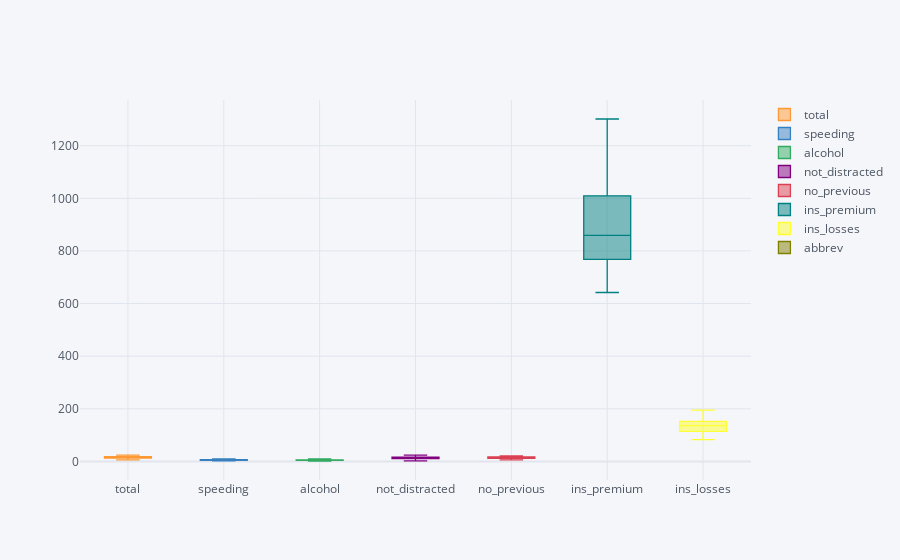

Source (notebook cell):
### Code cell
ds2.iplot(kind='box')
#box plot to find out outliers

### Figure 1 — Plotly figure (JSON) as saved in the notebook; plotly's stock layout.template omitted (floating-point values rounded to 4 significant figures)
{"data": [{"boxpoints": false, "line": {"width": 1.3}, "marker": {"color": "rgba(255, 153, 51, 1.0)"}, "name": "total", "orientation": "v", "type": "box", "y": [18.8, 18.1, 18.6, 22.4, 12, 13.6, 10.8, 16.2, 5.9, 17.9, 15.6, 17.5, 15.3, 12.8, 14.5, 15.7, 17.8, 21.4, 20.5, 15.1, 12.5, 8.2, 14.1, 9.6, 17.6, 16.1, 21.4, 14.9, 14.7, 11.6, 11.2, 18.4, 12.3, 16.8, 23.9, 14.1, 19.9, 12.8, 18.2, 11.1, 23.9, 19.4, 19.5, 19.4, 11.3, 13.6, 12.7, 10.6, 23.8, 13.8, 17.4]}, {"boxpoints": false, "line": {"width": 1.3}, "marker": {"color": "rgba(55, 128, 191, 1.0)"}, "name": "speeding", "orientation": "v", "type": "box", "y": [7.332, 7.421, 6.51, 4.032, 4.2, 5.032, 4.968, 6.156, 2.006, 3.759, 2.964, 9.45, 5.508, 4.608, 3.625, 2.669, 4.806, 4.066, 7.175, 5.738, 4.25, 1.886, 3.384, 2.208, 2.64, 6.923, 8.346, 1.937, 5.439, 4.06, 1.792, 3.496, 3.936, 6.552, 5.497, 3.948, 6.368, 4.224, 9.1, 3.774, 9.082, 6.014, 4.095, 7.76, 4.859, 4.08, 2.413, 4.452, 8.092, 4.968, 7.308]}, {"boxpoints": false, "line": {"width": 1.3}, "marker": {"color": "rgba(50, 171, 96, 1.0)"}, "name": "alcohol", "orientation": "v", "type": "box", "y": [5.64, 4.525, 5.208, 5.824, 3.36, 3.808, 3.888, 4.86, 1.593, 5.191, 3.9, 7.175, 4.437, 4.352, 4.205, 3.925, 4.272, 4.922, 6.765, 4.53, 4, 2.87, 3.948, 2.784, 5.456, 5.474, 9.416, 5.215, 4.704, 3.48, 3.136, 4.968, 3.567, 5.208, 10.04, 4.794, 5.771, 3.328, 5.642, 4.218, 9.799, 6.402, 5.655, 7.372, 1.808, 4.08, 3.429, 3.498, 6.664, 4.554, 5.568]}, {"boxpoints": false, "line": {"width": 1.3}, "marker": {"color": "rgba(128, 0, 128, 1.0)"}, "name": "not_distracted", "orientation": "v", "type": "box", "y": [18.05, 16.29, 15.62, 21.06, 10.92, 10.74, 9.396, 14.09, 5.9, 16.47, 14.82, 14.35, 13.01, 12.03, 13.78, 15.23, 13.71, 16.69, 14.96, 13.14, 8.875, 7.134, 13.39, 8.448, 1.76, 14.81, 17.98, 13.86, 13.96, 10.09, 9.632, 12.33, 10.82, 15.79, 23.66, 13.96, 18.31, 8.576, 17.47, 10.21, 22.94, 19.01, 15.99, 17.65, 9.944, 13.06, 11.05, 8.692, 23.09, 5.382, 14.09]}, {"boxpoints": false, "line": {"width": 1.3}, "marker": {"color": "rgba(219, 64, 82, 1.0)"}, "name": "no_previous", "orientation": "v", "type": "box", "y": [15.04, 17.01, 17.86, 21.28, 10.68, 12.92, 8.856, 16.04, 5.9, 16.83, 14.51, 15.22, 14.99, 12.29, 13.78, 13.66, 15.13, 16.26, 20.09, 12.68, 12.38, 6.56, 10.86, 8.448, 17.6, 13.52, 18.19, 13.41, 14.55, 9.628, 8.736, 18.03, 9.84, 13.61, 20.55, 11.56, 18.71, 11.52, 16.02, 8.769, 19.36, 16.68, 15.79, 16.88, 10.85, 12.92, 11.18, 9.116, 20.71, 11.59, 15.66]}, {"boxpoints": false, "line": {"width": 1.3}, "marker": {"color": "rgba(0, 128, 128, 1.0)"}, "name": "ins_premium", "orientation": "v", "type": "box", "y": [784.5, 1053.0, 899.5, 827.3, 878.4, 835.5, 1069.0, 1138.0, 1274.0, 1160.0, 913.1, 861.2, 642.0, 803.1, 710.5, 649.1, 780.5, 872.5, 1282.0, 661.9, 1049.0, 1011.0, 1111.0, 777.2, 896.1, 790.3, 816.2, 732.3, 1030.0, 746.5, 1302.0, 869.9, 1234.0, 708.2, 688.8, 697.7, 881.5, 804.7, 906.0, 1149.0, 859.0, 669.3, 767.9, 1005.0, 809.4, 716.2, 769.0, 890.0, 992.6, 670.3, 791.1]}, {"boxpoints": false, "line": {"width": 1.3}, "marker": {"color": "rgba(255, 255, 51, 1.0)"}, "name": "ins_losses", "orientation": "v", "type": "box", "y": [145.1, 133.9, 110.3, 142.4, 165.6, 139.9, 167.0, 151.5, 136.1, 144.2, 142.8, 120.9, 82.75, 139.2, 108.9, 114.5, 133.8, 137.1, 194.8, 96.57, 192.7, 135.6, 152.3, 133.3, 155.8, 144.4, 85.15, 114.8, 138.7, 120.2, 159.8, 120.8, 150.0, 127.8, 109.7, 133.5, 178.9, 104.6, 153.9, 148.6, 116.3, 96.87, 155.6, 156.8, 109.5, 109.6, 153.7, 111.6, 152.6, 106.6, 122.0]}, {"boxpoints": false, "line": {"width": 1.3}, "marker": {"color": "rgba(128, 128, 0, 1.0)"}, "name": "abbrev", "orientation": "v", "type": "box", "y": ["AL", "AK", "AZ", "AR", "CA", "CO", "CT", "DE", "DC", "FL", "GA", "HI", "ID", "IL", "IN", "IA", "KS", "KY", "LA", "ME", "MD", "MA", "MI", "MN", "MS", "MO", "MT", "NE", "NV", "NH", "NJ", "NM", "NY", "NC", "ND", "OH", "OK", "OR", "PA", "RI", "SC", "SD", "TN", "TX", "UT", "VT", "VA", "WA", "WV", "WI", "WY"]}], "layout": {"autosize": true, "dragmode": "zoom", "legend": {"bgcolor": "#F5F6F9", "font": {"color": "#4D5663"}}, "paper_bgcolor": "#F5F6F9", "plot_bgcolor": "#F5F6F9", "title": {"font": {"color": "#4D5663"}}, "xaxis": {"autorange": true, "gridcolor": "#E1E5ED", "range": [-0.5, 6.5], "showgrid": true, "tickfont": {"color": "#4D5663"}, "title": {"font": {"color": "#4D5663"}, "text": ""}, "type": "category", "zerolinecolor": "#E1E5ED"}, "yaxis": {"autorange": true, "gridcolor": "#E1E5ED", "range": [-70.63, 1374.0], "showgrid": true, "tickfont": {"color": "#4D5663"}, "title": {"font": {"color": "#4D5663"}, "text": ""}, "type": "linear", "zerolinecolor": "#E1E5ED"}}}
